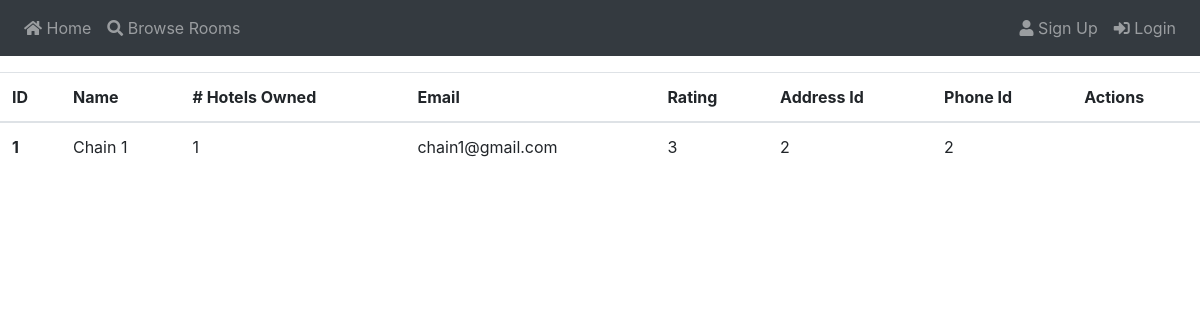
The app's page /view_chains, older data.
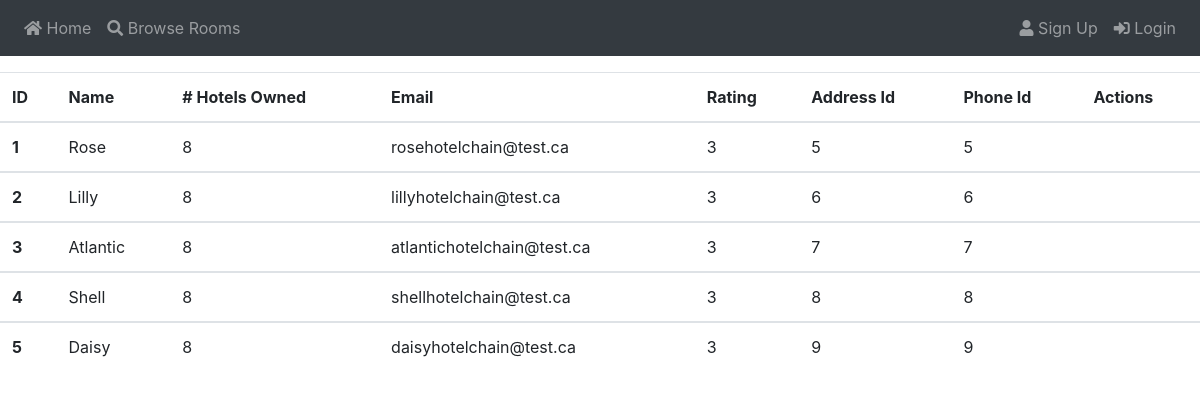
The same page, newer data.
### app/models.py (models this page shows)
class Chain(db.Model):
    id          = db.Column(db.Integer, primary_key = True)
    name        = db.Column(db.String(64), nullable = False)
    hotels_owned = db.Column(db.Integer, nullable = False)
    email       = db.Column(db.String(128), nullable = False)
    rating      = db.Column(db.Integer, nullable = False)
    address     = db.Column(db.Integer, db.ForeignKey('addr.id'))
    phone       = db.Column(db.Integer, db.ForeignKey('phone.id'))
    hotels      = db.relationship('Hotel', backref = 'chain', lazy='dynamic')

### app/routes.py (the view)
@app.route("/view_chains")
def view_chains():
    chains = Chain.query.all()
    return render_template("view_chains.html", chains= chains)

### app/templates/view_chains.html (shortened to what this page needs)
{% extends "base.html" %}
{% block content %}
    <table class="table">
        <thead>
            <tr>
                <th scope="col">ID</th>
                <th scope="col">Name</th>
                <th scope="col"># Hotels Owned</th>
                <th scope="col">Email</th>
                <th scope="col">Rating</th>
                <th scope="col">Address Id</th>
                <th scope="col">Phone Id</th>
                <th scope="col">Actions</th>
            </tr>
        </thead>
        {% for c in chains %}
        <tbody>
            <tr>
                <th scope="row">{{ c.id }}</th>
                <td>{{ c.name }}</td>
                <td>{{ c.hotels_owned }}</td>
                <td>{{ c.email }}</td>
                <td>{{ c.rating }}</td>
                <td>{{ c.address }}</td>
                <td>{{ c.phone }}</td>
                <td>
                </td>
            </tr>
        </tbody>
    {% endfor %}
    </table>
{% endblock %}

### app/templates/base.html (shortened to what this page needs)
<!DOCTYPE html>
<html>
    <head>
        <link rel="stylesheet" href="https://stackpath.bootstrapcdn.com/bootstrap/4.1.2/css/bootstrap.min.css">
        <link rel="stylesheet" href="https://use.fontawesome.com/releases/v5.7.1/css/all.css">
    </head>
    <body>
        <nav class="navbar navbar-expand-sm fixed-top bg-dark navbar-dark justify-content-between">
            <ul class="navbar-nav">
                <li class="nav-item">
                    <a class="nav-link" href="{{ url_for('index') }}"><span class="fa fa-home"></span> Home</a>
                </li>
                <li class="nav-item">
                    <a class="nav-link" href="{{ url_for('browse_rooms') }}"><span class="fa fa-search"></span> Browse Rooms</a>
                </li>
            </ul>
            <ul class="navbar-nav fixed-right">
                {% if current_user.is_anonymous %}
                    <li class="nav-item">
                        <a class="nav-link" href="{{ url_for('register') }}"><span class="fa fa-user"></span> Sign Up</a>
                    </li>
                    <li class="nav-item">
                        <a class="nav-link" href="{{ url_for('login') }}"><span class="fa fa-sign-in-alt"></span> Login</a>
                    </li>
                {% endif %}
            </ul>
        </nav>
        <br>
        <br>
        <br>
        {% block content %}{% endblock %}
    </body>
</html>

Row changes from the older to the newer data that the page shows:
changed Chain id 1: name "Chain 1" → "Rose"; hotels_owned "1" → "8"; email "chain1@gmail.com" → "rosehotelchain@test.ca"; address "2" → "5"; phone "2" → "5"
added Chain: id "2", name "Lilly", hotels_owned "8", email "lillyhotelchain@test.ca", rating "3", address "6", phone "6"
added Chain: id "3", name "Atlantic", hotels_owned "8", email "atlantichotelchain@test.ca", rating "3", address "7", phone "7"
added Chain: id "4", name "Shell", hotels_owned "8", email "shellhotelchain@test.ca", rating "3", address "8", phone "8"
added Chain: id "5", name "Daisy", hotels_owned "8", email "daisyhotelchain@test.ca", rating "3", address "9", phone "9"
